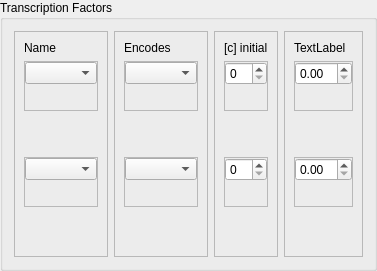
             <widget class="QGroupBox" name="groupBox_4">
              <property name="title">
               <string>Transcription Factors</string>
              </property>
              <layout class="QHBoxLayout" name="horizontalLayout_15">
               <item>
                <widget class="QFrame" name="frame_20">
                 <property name="frameShape">
                  <enum>QFrame::StyledPanel</enum>
                 </property>
                 <property name="frameShadow">
                  <enum>QFrame::Raised</enum>
                 </property>
                 <layout class="QVBoxLayout" name="verticalLayout_28">
                  <item>
                   <widget class="QLabel" name="label_20">
                    <property name="sizePolicy">
                     <sizepolicy hsizetype="Preferred" vsizetype="Fixed">
                      <horstretch>0</horstretch>
                      <verstretch>0</verstretch>
                     </sizepolicy>
                    </property>
                    <property name="text">
                     <string>Name</string>
                    </property>
                   </widget>
                  </item>
                  <item>
                   <widget class="QFrame" name="frame_45">
                    <property name="enabled">
                     <bool>true</bool>
                    </property>
                    <property name="sizePolicy">
                     <sizepolicy hsizetype="Preferred" vsizetype="Fixed">
                      <horstretch>0</horstretch>
                      <verstretch>0</verstretch>
                     </sizepolicy>
                    </property>
                    <property name="minimumSize">
                     <size>
                      <width>0</width>
                      <height>50</height>
                     </size>
                    </property>
                    <property name="maximumSize">
                     <size>
                      <width>16777215</width>
                      <height>50</height>
                     </size>
                    </property>
                    <property name="frameShape">
                     <enum>QFrame::StyledPanel</enum>
                    </property>
                    <property name="frameShadow">
                     <enum>QFrame::Raised</enum>
                    </property>
                    <layout class="QVBoxLayout" name="verticalLayout_29">
                     <property name="spacing">
                      <number>0</number>
                     </property>
                     <property name="leftMargin">
                      <number>0</number>
                     </property>
                     <property name="topMargin">
                      <number>0</number>
                     </property>
                     <property name="rightMargin">
                      <number>0</number>
                     </property>
                     <property name="bottomMargin">
                      <number>0</number>
                     </property>
                     <item>
                      <widget class="QComboBox" name="comboBox_9"/>
                     </item>
                     <item>
                      <spacer name="verticalSpacer_24">
                       <property name="orientation">
                        <enum>Qt::Vertical</enum>
                       </property>
                       <property name="sizeHint" stdset="0">
                        <size>
                         <width>20</width>
                         <height>40</height>
                        </size>
                       </property>
                      </spacer>
                     </item>
                    </layout>
                   </widget>
                  </item>
                  <item>
                   <spacer name="verticalSpacer_25">
                    <property name="orientation">
                     <enum>Qt::Vertical</enum>
                    </property>
                    <property name="sizeHint" stdset="0">
                     <size>
                      <width>20</width>
                      <height>8</height>
                     </size>
                    </property>
                   </spacer>
                  </item>
                  <item>
                   <widget class="QFrame" name="frame_46">
                    <property name="enabled">
                     <bool>true</bool>
                    </property>
                    <property name="sizePolicy">
                     <sizepolicy hsizetype="Preferred" vsizetype="Fixed">
                      <horstretch>0</horstretch>
                      <verstretch>0</verstretch>
                     </sizepolicy>
                    </property>
                    <property name="minimumSize">
                     <size>
                      <width>0</width>
                      <height>50</height>
                     </size>
                    </property>
                    <property name="maximumSize">
                     <size>
                      <width>16777215</width>
                      <height>50</height>
                     </size>
                    </property>
                    <property name="frameShape">
                     <enum>QFrame::StyledPanel</enum>
                    </property>
                    <property name="frameShadow">
                     <enum>QFrame::Raised</enum>
                    </property>
                    <layout class="QVBoxLayout" name="verticalLayout_30">
                     <property name="spacing">
                      <number>0</number>
                     </property>
                     <property name="leftMargin">
                      <number>0</number>
                     </property>
                     <property name="topMargin">
                      <number>0</number>
                     </property>
                     <property name="rightMargin">
                      <number>0</number>
                     </property>
                     <property name="bottomMargin">
                      <number>0</number>
                     </property>
                     <item>
                      <widget class="QComboBox" name="comboBox_10"/>
                     </item>
                     <item>
                      <spacer name="verticalSpacer_26">
                       <property name="orientation">
                        <enum>Qt::Vertical</enum>
                       </property>
                       <property name="sizeHint" stdset="0">
                        <size>
                         <width>20</width>
                         <height>40</height>
                        </size>
                       </property>
                      </spacer>
                     </item>
                    </layout>
                   </widget>
                  </item>
                  <item>
                   <spacer name="verticalSpacer_27">
                    <property name="orientation">
                     <enum>Qt::Vertical</enum>
                    </property>
                    <property name="sizeHint" stdset="0">
                     <size>
                      <width>20</width>
                      <height>40</height>
                     </size>
                    </property>
                   </spacer>
                  </item>
                 </layout>
                </widget>
               </item>
               <item>
                <widget class="QFrame" name="frame_25">
                 <property name="frameShape">
                  <enum>QFrame::StyledPanel</enum>
                 </property>
                 <property name="frameShadow">
                  <enum>QFrame::Raised</enum>
                 </property>
                 <layout class="QVBoxLayout" name="verticalLayout_31">
                  <item>
                   <widget class="QLabel" name="label_21">
                    <property name="sizePolicy">
                     <sizepolicy hsizetype="Preferred" vsizetype="Fixed">
                      <horstretch>0</horstretch>
                      <verstretch>0</verstretch>
                     </sizepolicy>
                    </property>
                    <property name="text">
                     <string>Encodes</string>
                    </property>
                   </widget>
                  </item>
                  <item>
                   <widget class="QFrame" name="frame_26">
                    <property name="enabled">
                     <bool>true</bool>
                    </property>
                    <property name="sizePolicy">
                     <sizepolicy hsizetype="Preferred" vsizetype="Fixed">
                      <horstretch>0</horstretch>
                      <verstretch>0</verstretch>
                     </sizepolicy>
                    </property>
                    <property name="minimumSize">
                     <size>
                      <width>0</width>
                      <height>50</height>
                     </size>
                    </property>
                    <property name="maximumSize">
                     <size>
                      <width>16777215</width>
                      <height>50</height>
                     </size>
                    </property>
                    <property name="frameShape">
                     <enum>QFrame::StyledPanel</enum>
                    </property>
                    <property name="frameShadow">
                     <enum>QFrame::Raised</enum>
                    </property>
                    <layout class="QVBoxLayout" name="verticalLayout_32">
                     <property name="spacing">
                      <number>0</number>
                     </property>
                     <property name="leftMargin">
                      <number>0</number>
                     </property>
                     <property name="topMargin">
                      <number>0</number>
                     </property>
                     <property name="rightMargin">
                      <number>0</number>
                     </property>
                     <property name="bottomMargin">
                      <number>0</number>
                     </property>
                     <item>
                      <widget class="QComboBox" name="comboBox_11"/>
                     </item>
                     <item>
                      <spacer name="verticalSpacer_28">
                       <property name="orientation">
                        <enum>Qt::Vertical</enum>
                       </property>
                       <property name="sizeHint" stdset="0">
                        <size>
                         <width>20</width>
                         <height>40</height>
                        </size>
                       </property>
                      </spacer>
                     </item>
                    </layout>
                   </widget>
                  </item>
                  <item>
                   <spacer name="verticalSpacer_29">
                    <property name="orientation">
                     <enum>Qt::Vertical</enum>
                    </property>
                    <property name="sizeHint" stdset="0">
                     <size>
                      <width>20</width>
                      <height>40</height>
                     </size>
                    </property>
                   </spacer>
                  </item>
                  <item>
                   <widget class="QFrame" name="frame_28">
                    <property name="enabled">
                     <bool>true</bool>
                    </property>
                    <property name="sizePolicy">
                     <sizepolicy hsizetype="Preferred" vsizetype="Fixed">
                      <horstretch>0</horstretch>
                      <verstretch>0</verstretch>
                     </sizepolicy>
                    </property>
                    <property name="minimumSize">
                     <size>
                      <width>0</width>
                      <height>50</height>
                     </size>
                    </property>
                    <property name="maximumSize">
                     <size>
                      <width>16777215</width>
                      <height>50</height>
                     </size>
                    </property>
                    <property name="frameShape">
                     <enum>QFrame::StyledPanel</enum>
                    </property>
                    <property name="frameShadow">
                     <enum>QFrame::Raised</enum>
                    </property>
                    <layout class="QVBoxLayout" name="verticalLayout_33">
                     <property name="spacing">
                      <number>0</number>
                     </property>
                     <property name="leftMargin">
                      <number>0</number>
                     </property>
                     <property name="topMargin">
                      <number>0</number>
                     </property>
                     <property name="rightMargin">
                      <number>0</number>
                     </property>
                     <property name="bottomMargin">
                      <number>0</number>
                     </property>
                     <item>
                      <widget class="QComboBox" name="comboBox_12"/>
                     </item>
                     <item>
                      <spacer name="verticalSpacer_30">
                       <property name="orientation">
                        <enum>Qt::Vertical</enum>
                       </property>
                       <property name="sizeHint" stdset="0">
                        <size>
                         <width>20</width>
                         <height>40</height>
                        </size>
                       </property>
                      </spacer>
                     </item>
                    </layout>
                   </widget>
                  </item>
                  <item>
                   <spacer name="verticalSpacer_31">
                    <property name="orientation">
                     <enum>Qt::Vertical</enum>
                    </property>
                    <property name="sizeHint" stdset="0">
                     <size>
                      <width>20</width>
                      <height>40</height>
                     </size>
                    </property>
                   </spacer>
                  </item>
                 </layout>
                </widget>
               </item>
               <item>
                <widget class="QFrame" name="frame_29">
                 <property name="frameShape">
                  <enum>QFrame::StyledPanel</enum>
                 </property>
                 <property name="frameShadow">
                  <enum>QFrame::Raised</enum>
                 </property>
                 <layout class="QVBoxLayout" name="verticalLayout_34">
                  <item>
                   <widget class="QLabel" name="label_23">
                    <property name="sizePolicy">
                     <sizepolicy hsizetype="Preferred" vsizetype="Fixed">
                      <horstretch>0</horstretch>
                      <verstretch>0</verstretch>
                     </sizepolicy>
                    </property>
                    <property name="text">
                     <string>[c] initial</string>
                    </property>
                   </widget>
                  </item>
                  <item>
                   <widget class="QFrame" name="frame_47">
                    <property name="enabled">
                     <bool>true</bool>
                    </property>
                    <property name="sizePolicy">
                     <sizepolicy hsizetype="Preferred" vsizetype="Fixed">
                      <horstretch>0</horstretch>
                      <verstretch>0</verstretch>
                     </sizepolicy>
                    </property>
                    <property name="minimumSize">
                     <size>
                      <width>0</width>
                      <height>50</height>
                     </size>
                    </property>
                    <property name="maximumSize">
                     <size>
                      <width>16777215</width>
                      <height>50</height>
                     </size>
                    </property>
                    <property name="frameShape">
                     <enum>QFrame::StyledPanel</enum>
                    </property>
                    <property name="frameShadow">
                     <enum>QFrame::Raised</enum>
                    </property>
                    <layout class="QVBoxLayout" name="verticalLayout_35">
                     <property name="spacing">
                      <number>0</number>
                     </property>
                     <property name="leftMargin">
                      <number>0</number>
                     </property>
                     <property name="topMargin">
                      <number>0</number>
                     </property>
                     <property name="rightMargin">
                      <number>0</number>
                     </property>
                     <property name="bottomMargin">
                      <number>0</number>
                     </property>
                     <item>
                      <widget class="QSpinBox" name="spinBox_17">
                       <property name="sizePolicy">
                        <sizepolicy hsizetype="Preferred" vsizetype="Fixed">
                         <horstretch>0</horstretch>
                         <verstretch>0</verstretch>
                        </sizepolicy>
                       </property>
                      </widget>
                     </item>
                     <item>
                      <spacer name="verticalSpacer_32">
                       <property name="orientation">
                        <enum>Qt::Vertical</enum>
                       </property>
                       <property name="sizeHint" stdset="0">
                        <size>
                         <width>20</width>
                         <height>40</height>
                        </size>
                       </property>
                      </spacer>
                     </item>
                    </layout>
                   </widget>
                  </item>
                  <item>
                   <spacer name="verticalSpacer_33">
                    <property name="orientation">
                     <enum>Qt::Vertical</enum>
                    </property>
                    <property name="sizeHint" stdset="0">
                     <size>
                      <width>20</width>
                      <height>40</height>
                     </size>
                    </property>
                   </spacer>
                  </item>
                  <item>
                   <widget class="QFrame" name="frame_48">
                    <property name="enabled">
                     <bool>true</bool>
                    </property>
                    <property name="sizePolicy">
                     <sizepolicy hsizetype="Preferred" vsizetype="Fixed">
                      <horstretch>0</horstretch>
                      <verstretch>0</verstretch>
                     </sizepolicy>
                    </property>
                    <property name="minimumSize">
                     <size>
                      <width>0</width>
                      <height>50</height>
                     </size>
                    </property>
                    <property name="maximumSize">
                     <size>
                      <width>16777215</width>
                      <height>50</height>
                     </size>
                    </property>
                    <property name="frameShape">
                     <enum>QFrame::StyledPanel</enum>
                    </property>
                    <property name="frameShadow">
                     <enum>QFrame::Raised</enum>
                    </property>
                    <layout class="QVBoxLayout" name="verticalLayout_36">
                     <property name="spacing">
                      <number>0</number>
                     </property>
                     <property name="leftMargin">
                      <number>0</number>
                     </property>
                     <property name="topMargin">
                      <number>0</number>
                     </property>
                     <property name="rightMargin">
                      <number>0</number>
                     </property>
                     <property name="bottomMargin">
                      <number>0</number>
                     </property>
                     <item>
                      <widget class="QSpinBox" name="spinBox_18">
                       <property name="sizePolicy">
                        <sizepolicy hsizetype="Preferred" vsizetype="Fixed">
                         <horstretch>0</horstretch>
                         <verstretch>0</verstretch>
                        </sizepolicy>
                       </property>
                      </widget>
                     </item>
                     <item>
                      <spacer name="verticalSpacer_34">
                       <property name="orientation">
                        <enum>Qt::Vertical</enum>
                       </property>
                       <property name="sizeHint" stdset="0">
                        <size>
                         <width>20</width>
                         <height>40</height>
                        </size>
                       </property>
                      </spacer>
                     </item>
                    </layout>
                   </widget>
                  </item>
                  <item>
                   <spacer name="verticalSpacer_35">
                    <property name="orientation">
                     <enum>Qt::Vertical</enum>
                    </property>
                    <property name="sizeHint" stdset="0">
                     <size>
                      <width>20</width>
                      <height>40</height>
                     </size>
                    </property>
                   </spacer>
                  </item>
                 </layout>
                </widget>
               </item>
               <item>
                <widget class="QFrame" name="frame_49">
                 <property name="frameShape">
                  <enum>QFrame::StyledPanel</enum>
                 </property>
                 <property name="frameShadow">
                  <enum>QFrame::Raised</enum>
                 </property>
                 <layout class="QVBoxLayout" name="verticalLayout_37">
                  <item>
                   <widget class="QLabel" name="label_24">
                    <property name="sizePolicy">
                     <sizepolicy hsizetype="Preferred" vsizetype="Fixed">
                      <horstretch>0</horstretch>
                      <verstretch>0</verstretch>
                     </sizepolicy>
                    </property>
                    <property name="text">
                     <string>TextLabel</string>
                    </property>
                   </widget>
                  </item>
                  <item>
                   <widget class="QFrame" name="frame_50">
                    <property name="enabled">
                     <bool>true</bool>
                    </property>
                    <property name="sizePolicy">
                     <sizepolicy hsizetype="Preferred" vsizetype="Fixed">
                      <horstretch>0</horstretch>
                      <verstretch>0</verstretch>
                     </sizepolicy>
                    </property>
                    <property name="minimumSize">
                     <size>
                      <width>0</width>
                      <height>50</height>
                     </size>
                    </property>
                    <property name="maximumSize">
                     <size>
                      <width>16777215</width>
                      <height>50</height>
                     </size>
                    </property>
                    <property name="frameShape">
                     <enum>QFrame::StyledPanel</enum>
                    </property>
                    <property name="frameShadow">
                     <enum>QFrame::Raised</enum>
                    </property>
                    <layout class="QVBoxLayout" name="verticalLayout_38">
                     <property name="spacing">
                      <number>0</number>
                     </property>
                     <property name="leftMargin">
                      <number>0</number>
                     </property>
                     <property name="topMargin">
                      <number>0</number>
                     </property>
                     <property name="rightMargin">
                      <number>0</number>
                     </property>
                     <property name="bottomMargin">
                      <number>0</number>
                     </property>
                     <item>
                      <widget class="QDoubleSpinBox" name="doubleSpinBox_8"/>
                     </item>
                     <item>
                      <spacer name="verticalSpacer_36">
                       <property name="orientation">
                        <enum>Qt::Vertical</enum>
                       </property>
                       <property name="sizeHint" stdset="0">
                        <size>
                         <width>20</width>
                         <height>40</height>
                        </size>
                       </property>
                      </spacer>
                     </item>
                    </layout>
                   </widget>
                  </item>
                  <item>
                   <spacer name="verticalSpacer_37">
                    <property name="orientation">
                     <enum>Qt::Vertical</enum>
                    </property>
                    <property name="sizeHint" stdset="0">
                     <size>
                      <width>20</width>
                      <height>40</height>
                     </size>
                    </property>
                   </spacer>
                  </item>
                  <item>
                   <widget class="QFrame" name="frame_51">
                    <property name="enabled">
                     <bool>true</bool>
                    </property>
                    <property name="sizePolicy">
                     <sizepolicy hsizetype="Preferred" vsizetype="Fixed">
                      <horstretch>0</horstretch>
                      <verstretch>0</verstretch>
                     </sizepolicy>
                    </property>
                    <property name="minimumSize">
                     <size>
                      <width>0</width>
                      <height>50</height>
                     </size>
                    </property>
                    <property name="maximumSize">
                     <size>
                      <width>16777215</width>
                      <height>50</height>
                     </size>
                    </property>
                    <property name="frameShape">
                     <enum>QFrame::StyledPanel</enum>
                    </property>
                    <property name="frameShadow">
                     <enum>QFrame::Raised</enum>
                    </property>
                    <layout class="QVBoxLayout" name="verticalLayout_39">
                     <property name="spacing">
                      <number>0</number>
                     </property>
                     <property name="leftMargin">
                      <number>0</number>
                     </property>
                     <property name="topMargin">
                      <number>0</number>
                     </property>
                     <property name="rightMargin">
                      <number>0</number>
                     </property>
                     <property name="bottomMargin">
                      <number>0</number>
                     </property>
                     <item>
                      <widget class="QDoubleSpinBox" name="doubleSpinBox_9"/>
                     </item>
                     <item>
                      <spacer name="verticalSpacer_38">
                       <property name="orientation">
                        <enum>Qt::Vertical</enum>
                       </property>
                       <property name="sizeHint" stdset="0">
                        <size>
                         <width>20</width>
                         <height>40</height>
                        </size>
                       </property>
                      </spacer>
                     </item>
                    </layout>
                   </widget>
                  </item>
                  <item>
                   <spacer name="verticalSpacer_39">
                    <property name="orientation">
                     <enum>Qt::Vertical</enum>
                    </property>
                    <property name="sizeHint" stdset="0">
                     <size>
                      <width>20</width>
                      <height>40</height>
                     </size>
                    </property>
                   </spacer>
                  </item>
                 </layout>
                </widget>
               </item>
              </layout>
             </widget>
